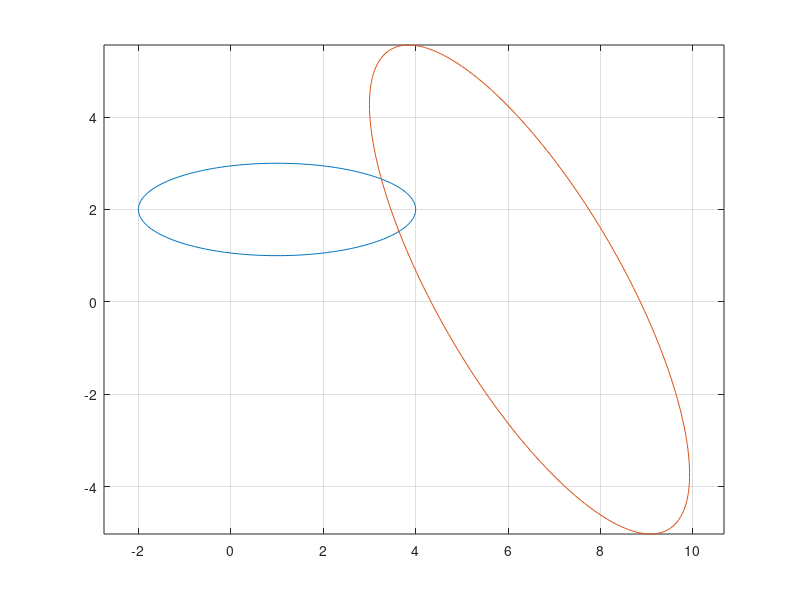

Write MATLAB code to recreate this figure.
% transformation of axes
clc
clear all
close all

% define x,y:
N = 200;
t = linspace(0,2*pi,N);
x = 3*cos(t)+1;
y = sin(t)+2;
plot(x,y); % plot x,y:
grid on;  hold on;  axis equal;
% transformation parameters:
x0 = 2;
y0 = 0;
s = 2;
alpha = pi/3;
% transform:
a = s*cos(alpha);
b = s*sin(alpha);
A = [a b;-b a];
q = [x0;y0];
v = A*[x;y]+repmat(q,1,200);
% plot:
plot(v(1,:),v(2,:))
